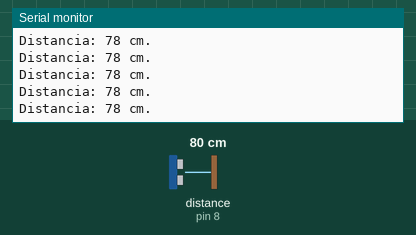
Simulated run of this sketch. Board: Arduino Uno, built with avr-gcc and run on an emulated ATmega328P. On the bench: the last lines printed to the serial monitor. Wiring (inferred from the names in the program): ultrasonic range finder: trigger pin 10; echo pin 8. The inputs (shaded band) are chosen by the test bench; at power-on: distance to the obstacle (sensor on pin 8) 80 cm. The echo pulse lasts 58.3 µs per cm.

Above: at 1.2 s.
1.3 s: distance to the obstacle (sensor on pin 8) set to 2 cm
At 1.71 s:
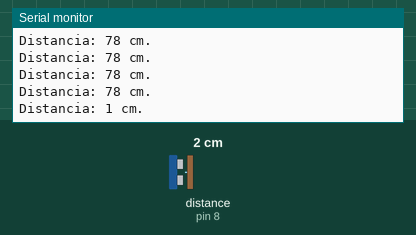
4.3 s: distance to the obstacle (sensor on pin 8) set to 4 cm
At 4.47 s:
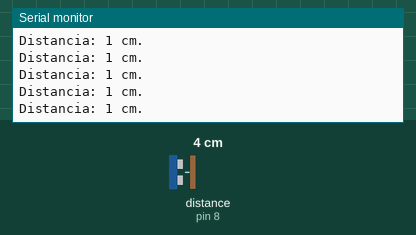
Timing chart, 0 to 7.3 s (numbered marks = the images above; inputs shaded):
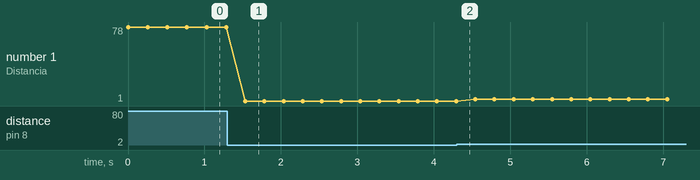

Measured:
- after the input at 1.3 s, the serial monitor: prints a new line after 0.23 s (image 1)
- plotted number 1: 78 → 1 after the input at 1.3 s, 1 → 3 after the input at 4.3 s

The sketch:

ejercicio7.ino
```cpp
#define echo 8
#define trigger 10
long duration, cm;

void setup()
{
  Serial.begin(9600);
  pinMode(echo, INPUT);
  pinMode(trigger, OUTPUT);
}

void loop()
{
  digitalWrite(trigger, LOW);
  delayMicroseconds(5);
  digitalWrite(trigger, HIGH);
  delayMicroseconds(10);
  digitalWrite(trigger, LOW);

  duration = pulseIn(echo, HIGH);
  cm = duration*0.034/2;
  Serial.print("Distancia: ");
  Serial.print(cm);
  Serial.println(" cm.");

  delay(250);
}
```
